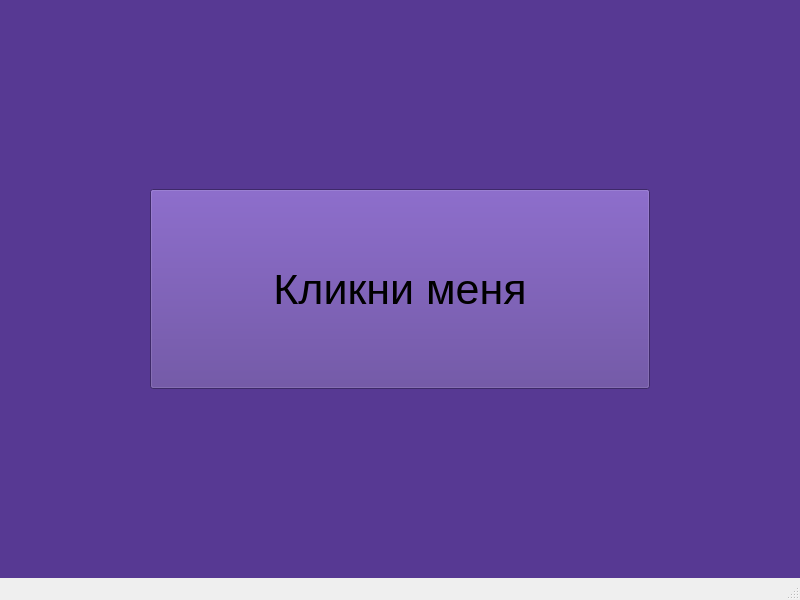
<?xml version="1.0" encoding="UTF-8"?>
<ui version="4.0">
 <class>MainWindow</class>
 <widget class="QMainWindow" name="MainWindow">
  <property name="geometry">
   <rect>
    <x>0</x>
    <y>0</y>
    <width>800</width>
    <height>600</height>
   </rect>
  </property>
  <property name="windowTitle">
   <string>MainWindow</string>
  </property>
  <property name="styleSheet">
   <string notr="true"/>
  </property>
  <widget class="QWidget" name="centralwidget">
   <property name="styleSheet">
    <string notr="true">QWidget{
	background: rgb(87, 57, 147);
}

</string>
   </property>
   <layout class="QGridLayout" name="gridLayout">
    <item row="1" column="0">
     <spacer name="horizontalSpacer">
      <property name="orientation">
       <enum>Qt::Horizontal</enum>
      </property>
      <property name="sizeHint" stdset="0">
       <size>
        <width>40</width>
        <height>20</height>
       </size>
      </property>
     </spacer>
    </item>
    <item row="1" column="1">
     <widget class="QPushButton" name="B_Click">
      <property name="minimumSize">
       <size>
        <width>500</width>
        <height>200</height>
       </size>
      </property>
      <property name="font">
       <font>
        <pointsize>32</pointsize>
       </font>
      </property>
      <property name="styleSheet">
       <string notr="true"/>
      </property>
      <property name="text">
       <string>Кликни меня</string>
      </property>
     </widget>
    </item>
    <item row="2" column="1">
     <spacer name="verticalSpacer">
      <property name="orientation">
       <enum>Qt::Vertical</enum>
      </property>
      <property name="sizeHint" stdset="0">
       <size>
        <width>20</width>
        <height>40</height>
       </size>
      </property>
     </spacer>
    </item>
    <item row="1" column="2">
     <spacer name="horizontalSpacer_2">
      <property name="orientation">
       <enum>Qt::Horizontal</enum>
      </property>
      <property name="sizeHint" stdset="0">
       <size>
        <width>40</width>
        <height>20</height>
       </size>
      </property>
     </spacer>
    </item>
    <item row="0" column="1">
     <spacer name="verticalSpacer_2">
      <property name="orientation">
       <enum>Qt::Vertical</enum>
      </property>
      <property name="sizeHint" stdset="0">
       <size>
        <width>20</width>
        <height>40</height>
       </size>
      </property>
     </spacer>
    </item>
   </layout>
  </widget>
  <widget class="QMenuBar" name="menubar">
   <property name="geometry">
    <rect>
     <x>0</x>
     <y>0</y>
     <width>800</width>
     <height>26</height>
    </rect>
   </property>
  </widget>
  <widget class="QStatusBar" name="statusbar"/>
 </widget>
 <resources/>
 <connections/>
</ui>
